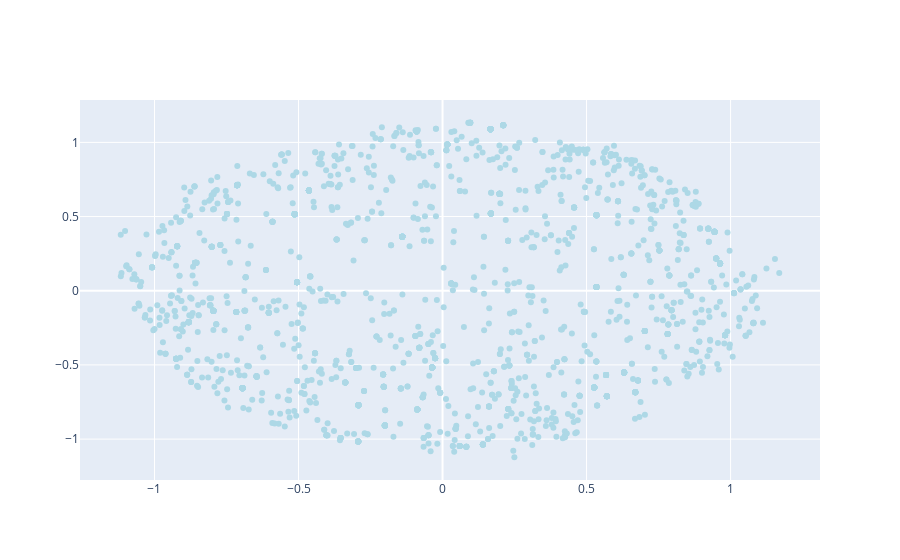

Write notebook code for a chart like this one.
### Code cell
data = [
    go.Scatter(
        x = mds_df.iloc[:2000,0].values,
        y = mds_df.iloc[:2000,1].values,
        text = mds_df.iloc[:2000,2].values,
        hoverinfo = 'text',
        marker = dict(
            color = 'lightblue'
        ),
        mode='markers',
        showlegend = False
    )
]

iplot(data, filename = "add-hover-text")

### Figure 1 — Plotly figure (JSON) as saved in the notebook; plotly's stock layout.template omitted (floating-point values rounded to 4 significant figures; data arrays with more than 128 entries replaced by an {"elided": "..."} marker saying what was removed)
{"data": [{"hoverinfo": "text", "marker": {"color": "lightblue"}, "mode": "markers", "showlegend": false, "text": {"elided": "2000 str values"}, "type": "scatter", "x": {"elided": "2000 float values"}, "y": {"elided": "2000 float values"}}], "layout": {}}
